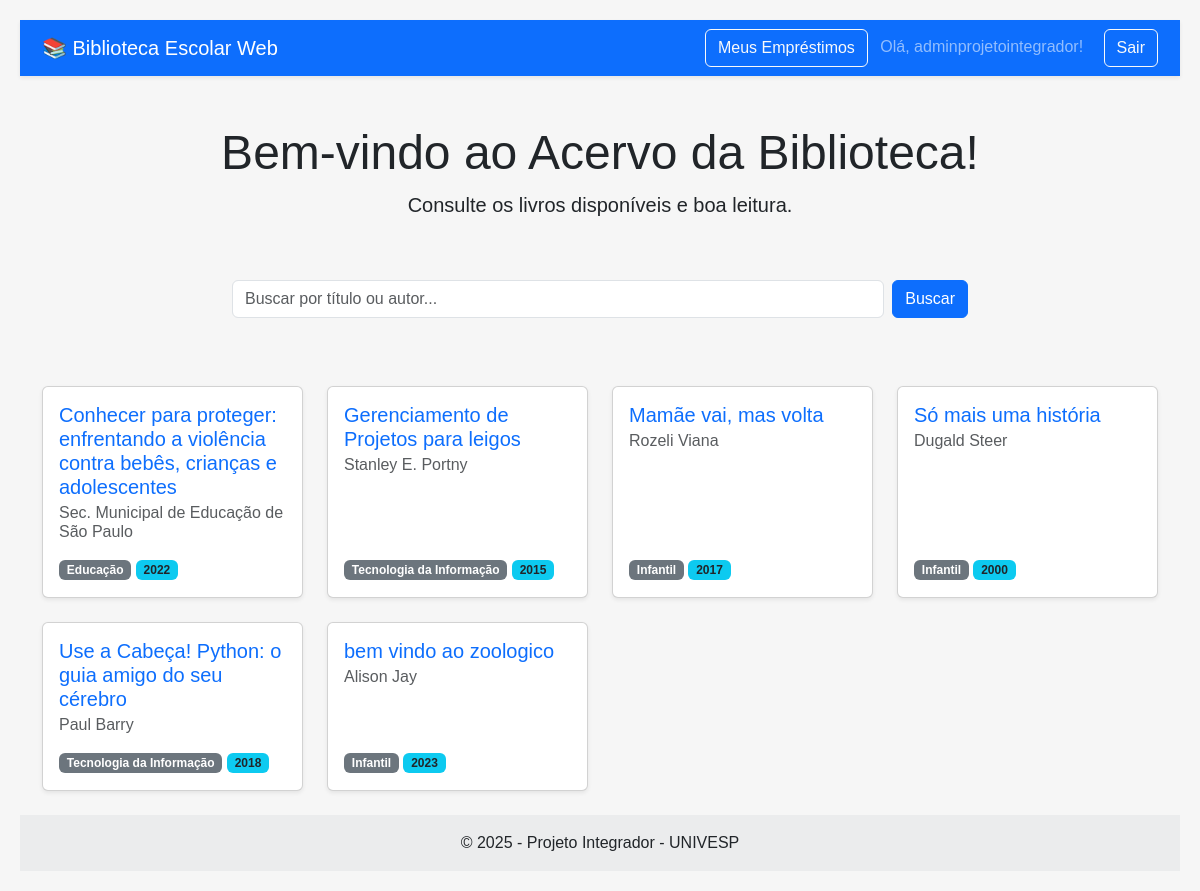
The page / (signed in) on the database its author committed.
### acervo/models.py (models this page shows, shortened)
class Livro(models.Model):
    titulo = models.CharField(max_length=200, verbose_name="Título")
    autor = models.CharField(max_length=100, verbose_name="Autor")
    genero = models.CharField(max_length=50, verbose_name="Gênero")
    ano_publicacao = models.IntegerField(verbose_name="Ano de Publicação")
    class Meta:
        verbose_name = "Livro"
        verbose_name_plural = "Livros"

### acervo/views.py (the view)
# urls.py: path('', views.index, name='index'),  # rota da página inicial
def index(request):
    termo_busca = request.GET.get('q')
    if termo_busca:
        livros = Livro.objects.filter(titulo__icontains=termo_busca) | Livro.objects.filter(autor__icontains=termo_busca)
    else:
        livros = Livro.objects.all().order_by('titulo')
    contexto = {
        'livros': livros,
        'termo_busca': termo_busca or '' # Garante que termo_busca nunca seja None no template
    }
    return render(request, 'acervo/index.html', contexto)

### acervo/templates/acervo/index.html (shortened to what this page needs)
{% extends 'base.html' %}
{% load static %}
{% block content %}
<div class="row">
  <div class="col-12 text-center my-4">
    <h1 class="display-5">Bem-vindo ao Acervo da Biblioteca!</h1>
    <p class="lead">Consulte os livros disponíveis e boa leitura.</p>
  </div>
</div>
<div class="row justify-content-center mb-5">
  <div class="col-md-8">
    <form method="GET" action="{% url 'index' %}" class="d-flex">
      <input class="form-control me-2" type="search" name="q" placeholder="Buscar por título ou autor..." value="{{ termo_busca }}">
      <button class="btn btn-primary" type="submit">Buscar</button>
    </form>
  </div>
</div>
<div class="row">
  {% if livros %}
    {% for livro in livros %}
      <div class="col-md-4 col-lg-3 mb-4">
        <a href="{% url 'detalhe_livro' livro.id %}" class="text-decoration-none">
          <div class="card h-100 shadow-sm card-hover">
            <div class="card-body d-flex flex-column">
              <h5 class="card-title text-primary">{{ livro.titulo }}</h5>
              <h6 class="card-subtitle mb-2 text-muted">{{ livro.autor }}</h6>
              <div class="mt-auto pt-2">
                  <span class="badge bg-secondary">{{ livro.genero }}</span>
                  <span class="badge bg-info text-dark">{{ livro.ano_publicacao }}</span>
              </div>
            </div>
          </div>
        </a>
      </div>
    {% endfor %}
  {% endif %}
</div>
{% endblock %}

### templates/base.html (shortened to what this page needs)
{% load static %}
<!DOCTYPE html>
<html lang="pt-br">
<head>
  <link href="https://cdn.jsdelivr.net/npm/bootstrap@5.3.3/dist/css/bootstrap.min.css" rel="stylesheet">
  <link rel="stylesheet" href="{% static 'css/style.css' %}">
</head>
<body class="d-flex flex-column min-vh-100">
<nav class="navbar navbar-expand-lg navbar-dark bg-primary shadow-sm">
    <div class="container">
      <a class="navbar-brand" href="{% url 'index' %}">
        📚 Biblioteca Escolar Web
      </a>
      <div class="ms-auto">
        {% if user.is_authenticated %}
          <a href="{% url 'meus_emprestimos' %}" class="btn btn-outline-light me-2">Meus Empréstimos</a>
          <span class="navbar-text me-3">
            Olá, {{ user.username }}!
          </span>
          <form action="{% url 'logout' %}" method="post" class="d-inline">
            <button type="submit" class="btn btn-outline-light">Sair</button>
          </form>
        {% else %}
          <a href="{% url 'login' %}" class="btn btn-outline-light">Login</a>
        {% endif %}
      </div>
    </div>
  </nav>
  <main class="container mt-4 flex-grow-1">
    {% block content %}{% endblock %}
  </main>
  <footer class="bg-light text-center text-lg-start mt-auto">
    <div class="text-center p-3" style="background-color: rgba(0, 0, 0, 0.05);">
      © 2025 - Projeto Integrador - UNIVESP
    </div>
  </footer>
</body>
</html>

### acervo/static/css/style.css (style rules this page uses)
body { font-family: Arial, sans-serif; margin: 0; padding: 20px; background-color: #f6f6f6; }
form { margin: 20px 0; }
button { padding: 10px 15px; background-color: #004080; color: white; border: none; border-radius: 4px; cursor: pointer; }

### acervo/templates/acervo/index.html (style rules this page uses)
.card-hover { transition: transform .2s ease-in-out, box-shadow .2s ease-in-out; }

### rows shown on the page
Livro: titulo "Conhecer para proteger: enfrentando a violência contra bebês, crianças e adolescentes", autor "Sec. Municipal de Educação de São Paulo", genero "Educação", ano_publicacao "2022"
Livro: titulo "Gerenciamento de Projetos para leigos", autor "Stanley E. Portny", genero "Tecnologia da Informação", ano_publicacao "2015"
Livro: titulo "Mamãe vai, mas volta", autor "Rozeli Viana", genero "Infantil", ano_publicacao "2017"
Livro: titulo "Só mais uma história", autor "Dugald Steer", genero "Infantil", ano_publicacao "2000"
Livro: titulo "Use a Cabeça! Python: o guia amigo do seu cérebro", autor "Paul Barry", genero "Tecnologia da Informação", ano_publicacao "2018"
Livro: titulo "bem vindo ao zoologico", autor "Alison Jay", genero "Infantil", ano_publicacao "2023"

### other values the page prints
{{ user.username }} "adminprojetointegrador"
